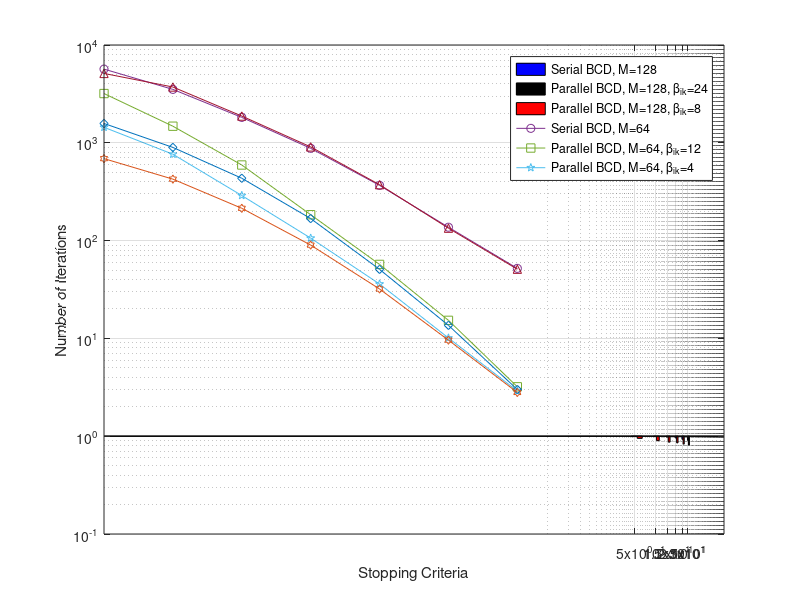

Recreate this plot in MATLAB.
dB = [0 : 5 : 30];
rM8Q8C7 = [259, 340, 422, 510, 590, 650, 692];
wmmseM8Q8C7 = [278, 357, 430, 495, 536, 562, 584];

rM8Q16C7 = [289, 390, 482, 595, 719, 837, 957];
wmmseM8Q16C7 = [300, 370, 445, 540, 635, 720, 825];

rM4Q5C7 = [130, 175, 233, 286, 315, 336, 342];
wmmseM4Q5C7 = [164, 213, 258, 290, 309, 315, 319];
% power consumption 100%

plot(dB, rM8Q16C7, '-o', dB, wmmseM8Q16C7, '-s', dB, rM8Q8C7, '-p', dB, wmmseM8Q8C7, '-^', dB, rM4Q5C7, '-d', dB, wmmseM4Q5C7, '-h', 'LineWidth', 1.5);
legend('LPP-WMMSE, M=128, G=16', 'WMMSE, M=128', 'LPP-WMMSE, M=64, G=8', 'WMMSE, M=64', 'LPP-WMMSE, M=20, G=5', 'WMMSE, M=20');
grid on;
xlabel('SNR (dB)');
ylabel('System Throughput (bits per channel user)');

dB = [5 : 5 : 30];
rpcWMMSE = [1, 1, 1, 1, 1, 1];
rpcM8Q8C7 = [0.99 0.99 0.98 0.96, 0.93, 0.905];
rpcM8Q16C7 = [0.95 0.90 0.87 0.855 0.83 0.81];
bar1 = bar(dB, rpcM8Q8C7, 'BarWidth', 0.2, 'FaceColor', 'b');
hold on;
bar2 = bar(dB - 1, rpcWMMSE, 'BarWidth', 0.2, 'FaceColor', 'k');
hold on;
bar3 = bar(dB + 1, rpcM8Q16C7, 'BarWidth', 0.2, 'FaceColor', 'r');
xlabel('SNR (dB)');
ylabel('Relative Power Consumption');
grid on;
legend('LPP-WMMSE, M=64', 'WMMSE', 'LPP-WMMSE, M=128');

range = [1:7];
epsilon = [1e-1, 1e-2, 1e-3, 1e-4, 1e-5, 1e-6, 1e-7];
%epsilon = [1, 2, 3, 4, 5, 6, 7];
sM128 = [52, 137, 367, 878, 1819, 3517, 5669];
pM128b24 = [3.2, 15.3, 57.1, 184, 593, 1478, 3189];
pM128b12 = [];
pM128b8 = [2.9, 10.1, 36, 106, 289, 764, 1441];
pM128b6 = [2.7, 9.1, 29.5, ];

sM64 = [51, 134, 373, 908, 1877, 3719, 5120];
pM64b12 = [3, 13.6, 50.8, 168, 434, 897, 1576];
pM64b6 = [];
pM64b5 = [2.9, 10.2, 35.3, ];
pM64b4 = [2.8, 9.6, 32, 90, 214, 425, 689];
loglog(epsilon(range), sM128(range), '-o', epsilon(range), pM128b24(range), '-s', epsilon(range), pM128b8(range), '-p', ...
         epsilon(range), sM64(range), '-^', epsilon(range), pM64b12(range), '-d', epsilon(range), pM64b4(range), '-h');
legend('Serial BCD, M=128', 'Parallel BCD, M=128, \beta_{ik}=24', 'Parallel BCD, M=128, \beta_{ik}=8', ...
       'Serial BCD, M=64', 'Parallel BCD, M=64, \beta_{ik}=12', 'Parallel BCD, M=64, \beta_{ik}=4');
xlabel('Stopping Criteria');
ylabel('Number of Iterations');
grid on;
